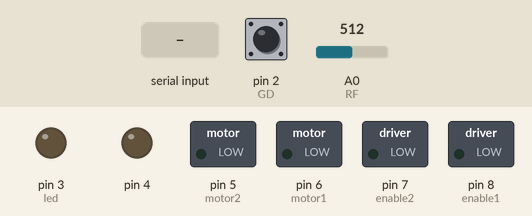
Recording of a sketch running on a simulated Arduino Uno, built with avr-gcc and run on an emulated ATmega328P. Parts: switched loads named in the sketch (green lamp = pin HIGH), output pins drawn as LEDs (lit = HIGH). Inputs (shaded band) come from the test bench; at power-on: pin 2 (GD) HIGH, A0 (RF) = 512. What the sketch prints to the serial monitor is not drawn.

Above: at 1.2 s.
1.3 s: "W" received over Serial
At 2.2 s:
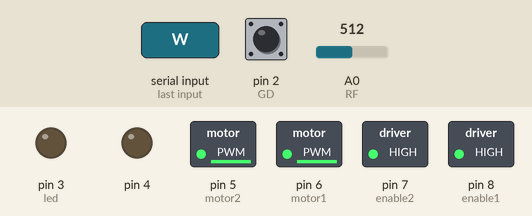
2.8 s: "A" received over Serial
At 3.3 s:
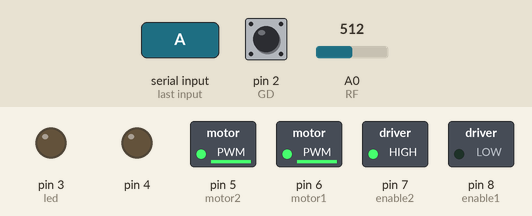
4.3 s: "D" received over Serial
At 5.5 s:
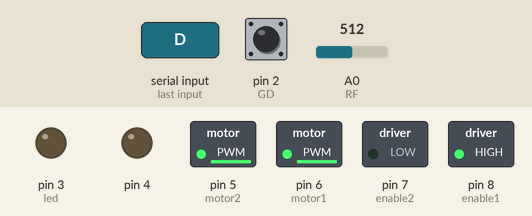
5.8 s: "S" received over Serial
At 6.8 s:
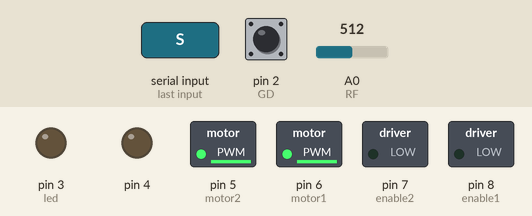
7.3 s: "L" received over Serial
At 7.9 s:
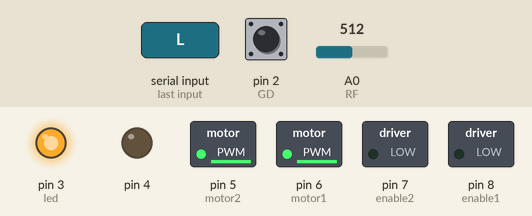
8.8 s: "W" received over Serial
At 10.2 s:
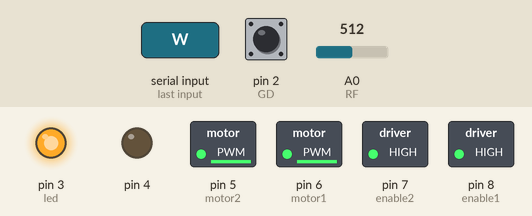
Timing chart, 0 to 11.3 s (numbered marks = the images above; inputs shaded):
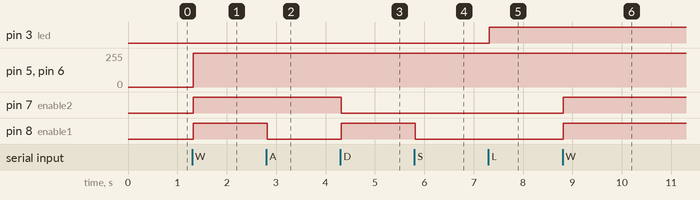

Measured:
- after the input at 1.3 s, pin 5 (motor2), pin 6 (motor1): 0/255 → 254/255 at once; pin 7 (enable2), pin 8 (enable1): LOW → HIGH at once
- after the input at 2.8 s, pin 8 (enable1): HIGH → LOW at once
- after the input at 4.3 s, pin 7 (enable2): HIGH → LOW at once; pin 8 (enable1): LOW → HIGH at once
- after the input at 5.8 s, pin 8 (enable1): HIGH → LOW at once
- after the input at 7.3 s, pin 3 (led): LOW → HIGH at once
- after the input at 8.8 s, pin 7 (enable2), pin 8 (enable1): LOW → HIGH at once

The sketch:

RoVER.ino
```cpp
/*  RoVER Mission Control

    Programmed and Developed By Chiraag Bangera

    No modification of Code allowed

    Contact me @ chiraagxbl@live.com

    © Chiraag Bangera 2012 - 2013

*/

int motor1 = 6; //D1
int motor2 = 5; //D2
int enable1 = 8; //M1
int enable2 = 7; //M2
int RF = 0;
int GD = 2;
int led = 3;
int tme= 0;
int dspeed = 254;

void setup()
{
 Serial.begin(9600);
 for(int i=0;i<=8;i++)
 pinMode(i,OUTPUT);
 pinMode(RF,INPUT);
 pinMode(GD,INPUT);
 pinMode(led,OUTPUT);

}


void loop()
{
  Serial.flush();
   while(Serial.available()==0)
   {
     int vcx;
  int m = analogRead(RF);
  int n = !digitalRead(GD);
  String t ="",v="";
  v=String(readVcc()/10);
  t=String(readTemp()/1000);
  String out =String(m)+","+t+"."+v+":"+String(n);    // ddd,ttt.vvv.g
  Serial.println(out);                                // 0123456789101112
   }
  char ch = Serial.read();
  switch(ch)
  {
   case 'W' :
   {
     moveForward(dspeed,dspeed);
   } break;
   case 'A' :
   {
     turnLeft(dspeed,dspeed);
   } break;
   case 'D' :
   {
     turnRight(dspeed,dspeed);
   } break;
   case 'S' :
   {
     moveBackward(dspeed,dspeed);
   } break;
   case 'L' :
   {
     toggleLed();
   }break;
   default:
   {
     Stop();
   }break;
  }
}


boolean laststate = 0;
void toggleLed()
{
  if(!laststate)
  {
    digitalWrite(led,HIGH);
    laststate=1;
  }
  else
  {
    digitalWrite(led,LOW);
    laststate=0;
  }
}


void Reset()
{
  Stop();
  delay(tme);
}

void Stop()
{
   digitalWrite(enable1,LOW);
   digitalWrite(enable2,LOW);
   analogWrite(motor1,0);
   analogWrite(motor2,0);

}


void moveForward(int lspeed,int rspeed)
{
  Reset();
  digitalWrite(enable1,HIGH);
  analogWrite(motor1,lspeed);  // motor 1
  digitalWrite(enable2,HIGH);
  analogWrite(motor2,rspeed); // motor 2
}

void moveBackward(int lspeed,int rspeed)
{
  Reset();
  digitalWrite(enable1,LOW);
  analogWrite(motor1,lspeed);  // motor 1
  digitalWrite(enable2,LOW);
  analogWrite(motor2,rspeed); // motor 2
}

void turnLeft(int lspeed,int rspeed)
{
  Reset();
  digitalWrite(enable1,LOW);
  analogWrite(motor1,lspeed);  // motor 1
  digitalWrite(enable2,HIGH);
  analogWrite(motor2,rspeed); // motor 2
}

void turnRight(int lspeed,int rspeed)
{
  Reset();
  digitalWrite(enable1,HIGH);
  analogWrite(motor1,lspeed);  // motor 1
  digitalWrite(enable2,LOW);
  analogWrite(motor2,rspeed); // motor 2
}

long readVcc() {
  long result;
  // Read 1.1V reference against AVcc
  ADMUX = _BV(REFS0) | _BV(MUX3) | _BV(MUX2) | _BV(MUX1);
  delay(20); // Wait for Vref to settle
  ADCSRA |= _BV(ADSC); // Convert
  while (bit_is_set(ADCSRA,ADSC));
  result = ADCL;
  result |= ADCH<<8;
  result = 1126400L / result; // Back-calculate AVcc in mV
  return result;
}

long readTemp()
{
  long result;
  // Read temperature sensor against 1.1V reference
  ADMUX = _BV(REFS1) | _BV(REFS0) | _BV(MUX3);
  delay(20); // Wait for Vref to settle
  ADCSRA |= _BV(ADSC); // Convert
  while (bit_is_set(ADCSRA,ADSC));
  result = ADCL;
  result |= ADCH<<8;
  result = (result - 125) * 1075;
  return result;
}
```
